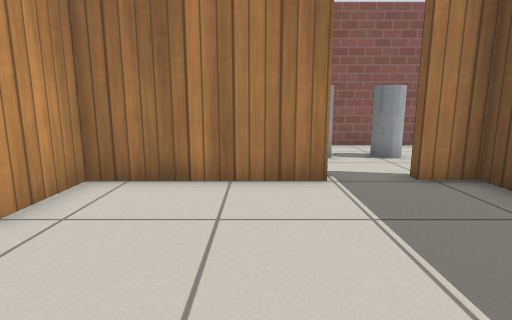
view 1 (above)

16 first-person views from a walk through a robot-simulator world made for Gazebo. The camera is 0.72 m above the floor, tilts 10° down and sees 80° across. The floor is counted in squares, 0.5 m on a side. Each view is taken from the middle of a square. On the plan, view 1 faces up. The plan holds only what a view shows up to about 14 squares ahead; the rest is blank. Gazebo's built-in surfaces are drawn with simple patterns.

view 2
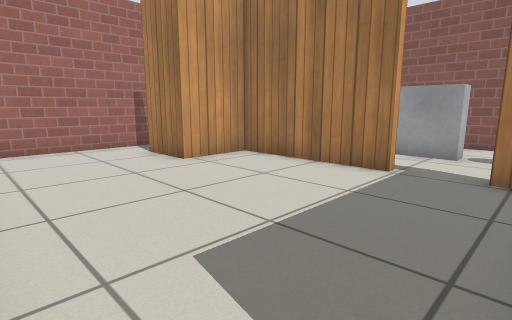

view 3
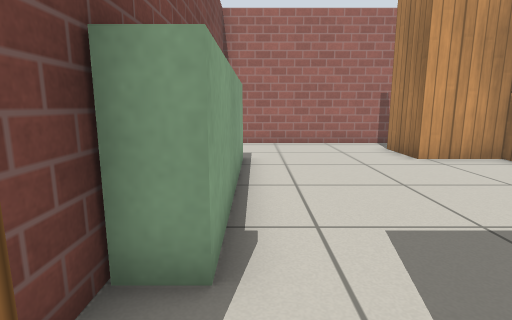

view 4
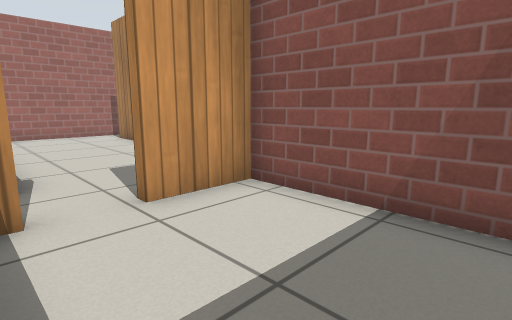

view 5
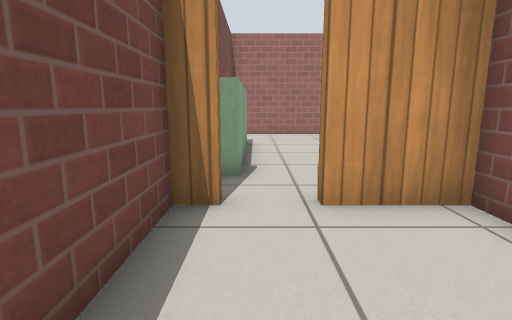

view 6
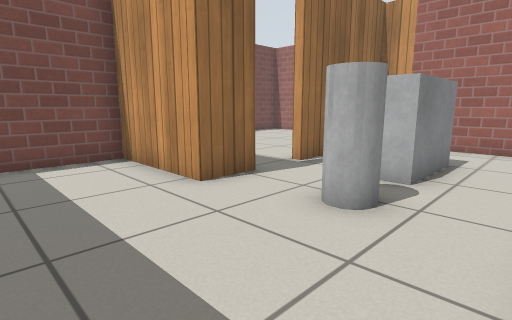

view 7
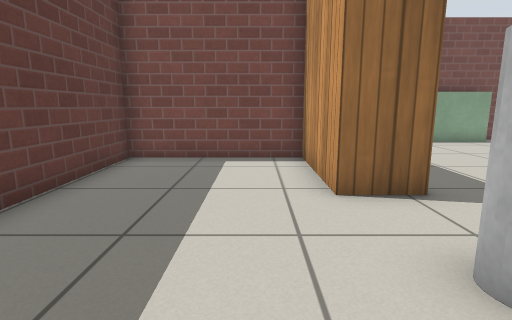

view 8
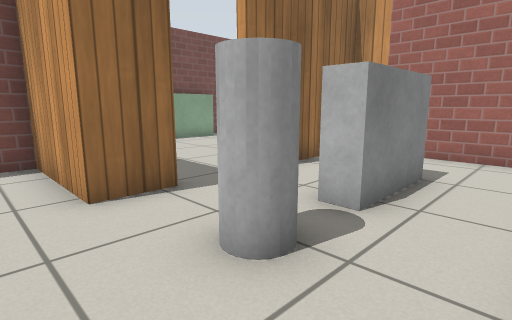

view 9
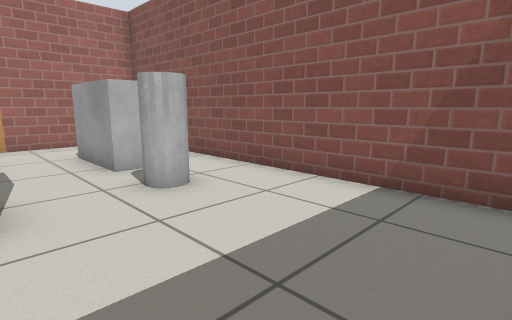

view 10
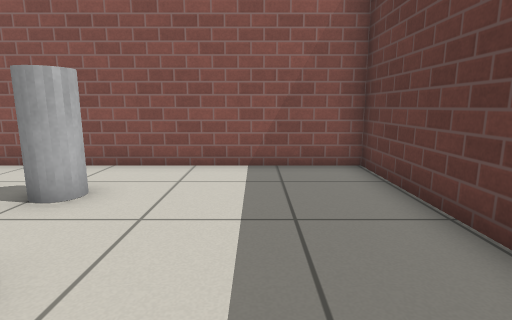

view 11
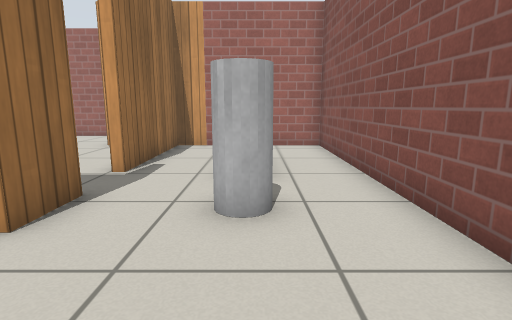

view 12
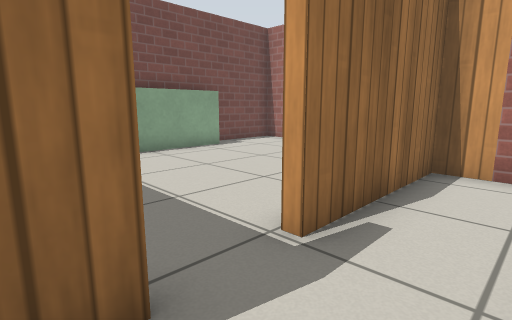

view 13
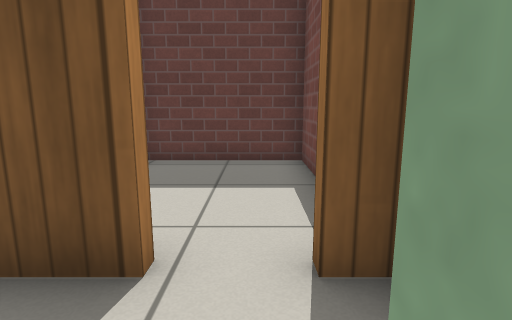

view 14
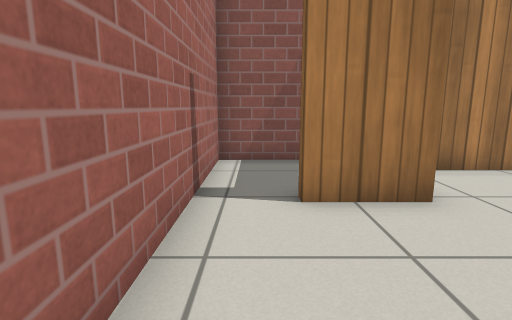

view 15
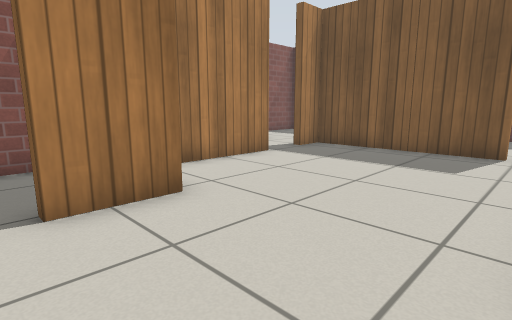

view 16
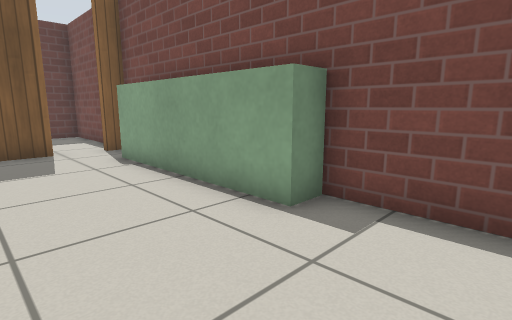

### Floor plan
Ten units are one square. View 1 is at (0, 0); x grows to the right and y downward. Boxes are objects, and circles mark ways between rooms. Rooms are numbered by the first view taken in them; rooms with no view inside come last. Other rooms are left out.
<svg viewBox="-75 -119 181 146">
<path fill="none" stroke="#000" d="M15 -58 -33 -58 -33 -35 -53 -35M-34 22 -34 14 27 14 27 22M44 1 44 -58 32 -58M-70 -35 -70 16M-61 22 44 22 44 15M47 15 47 22 101 22 101 -20M87 -22 47 -22 47 1M32 -58 32 -62 47 -62 47 -25 96 -25 96 -114 -33 -114 -33 -62 15 -62M-53 -35 -53 -39M-48 -72 -70 -72 -70 -35"/>
<rect x="-5" y="-95" width="30" height="10" fill="#bbb"><title>grey box</title></rect>
<rect x="35" y="-95" width="10" height="10" fill="#bbb"><title>grey cylinder</title></rect>
<circle cx="40" cy="10" r="3" fill="#2a7"/>
<circle cx="25" cy="-60" r="3" fill="#2a7"/>
<circle cx="-60" cy="-40" r="3" fill="#2a7"/>
<text x="-10" y="-20">1</text>
<text x="70" y="0">2</text>
<text x="40" y="-80">3</text>
<text x="-60" y="-50">4</text>
</svg>
Room 1 opens to room 2. Room 1 opens to room 3. Room 1 opens to room 4.

Where each view was taken, in squares from view 1:
view 1: 0 up, 0 right, facing up
view 2: 1 down, 4 right, facing up-left
view 3: 1 down, 5 right, facing left
view 4: 2 down, 9 right, facing up-left
view 5: 1 down, 9 right, facing left
view 6: 11 up, 8 right, facing down-left
view 7: 11 up, 6 right, facing down
view 8: 11 up, 6 right, facing down-left
view 9: 6 up, 9 right, facing up-left
view 10: 4 up, 7 right, facing up
view 11: 9 up, 8 right, facing left
view 12: 8 up, 4 right, facing down-left
view 13: 1 down, 2 right, facing right
view 14: 1 down, 6 left, facing up
view 15: 1 down, 6 left, facing up-right
view 16: 2 up, 6 left, facing down-right
